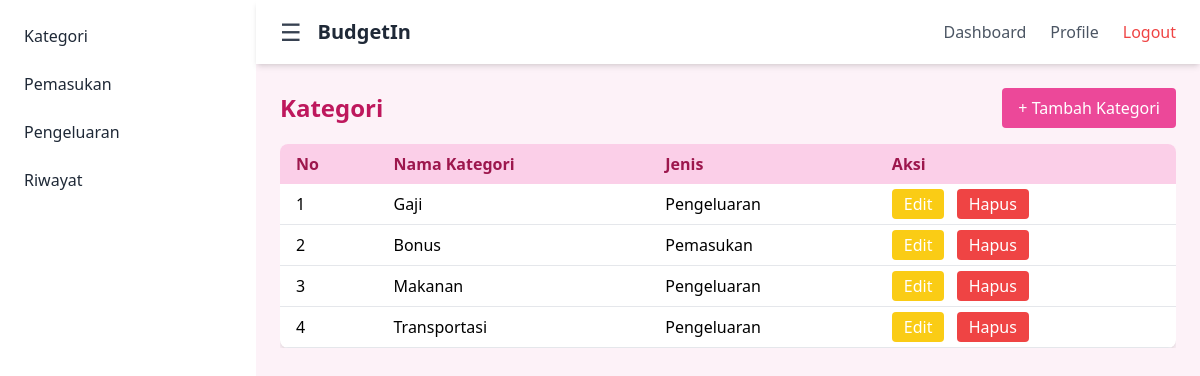
/pages/tables/kategori.php, run on the app's committed database.
### tables this page shows
CREATE TABLE `kategori` (
  `id` int(11) NOT NULL,
  `nama_kategori` varchar(100) NOT NULL,
  `jenis` enum('pemasukan','pengeluaran') NOT NULL
);

### pages/tables/kategori.php (the view, shortened to what this page needs)
<?php
include '../../config/koneksi.php';
$query = mysqli_query($conn, "SELECT * FROM kategori");
?>
<!DOCTYPE html>
<html lang="en">
<head>
  <script src="https://cdn.tailwindcss.com"></script>
</head>
<body class="bg-pink-50 min-h-screen">
  <div class="flex">
    <?php include '../../components/sidebar.php'; ?>
    <div class="flex-1 flex flex-col">
      <?php include '../../components/header.php'; ?>
      <main class="p-6">
        <div class="flex items-center justify-between mb-4">
          <h1 class="text-2xl font-bold text-pink-700">Kategori</h1>
          <a href="../forms/tambah_kategori.php" class="bg-pink-500 text-white px-4 py-2 rounded hover:bg-pink-600">
            + Tambah Kategori
          </a>
        </div>
        <div class="overflow-x-auto">
          <table class="min-w-full bg-white rounded-lg shadow-md overflow-hidden">
            <thead class="bg-pink-200 text-pink-800">
              <tr>
                <th class="px-4 py-2 text-left">No</th>
                <th class="px-4 py-2 text-left">Nama Kategori</th>
                <th class="px-4 py-2 text-left">Jenis</th>
                <th class="px-4 py-2 text-left">Aksi</th>
              </tr>
            </thead>
            <tbody>
              <?php $no = 1; while ($data = mysqli_fetch_assoc($query)) { ?>
              <tr class="border-b hover:bg-pink-100">
                <td class="px-4 py-2"><?= $no++ ?></td>
                <td class="px-4 py-2"><?= htmlspecialchars($data['nama_kategori']) ?></td>
                <td class="px-4 py-2 capitalize"><?= htmlspecialchars($data['jenis']) ?></td>
                <td class="px-4 py-2 space-x-2">
                  <a href="../forms/edit_kategori.php?id=<?= $data['id'] ?>" class="bg-yellow-400 text-white px-3 py-1 rounded hover:bg-yellow-500">Edit</a>
                  <a href="../forms/delete_kategori.php?id=<?= $data['id'] ?>"
                     onclick="return confirm('Yakin ingin menghapus?')"
                     class="bg-red-500 text-white px-3 py-1 rounded hover:bg-red-600">Hapus</a>
                </td>
              </tr>
              <?php } ?>
            </tbody>
          </table>
        </div>
      </main>
    </div>
  </div>
</body>
</html>

### data on the page
kategori: nama_kategori "Gaji", jenis "Pengeluaran"
kategori: nama_kategori "Bonus", jenis "Pemasukan"
kategori: nama_kategori "Makanan", jenis "Pengeluaran"
kategori: nama_kategori "Transportasi", jenis "Pengeluaran"
